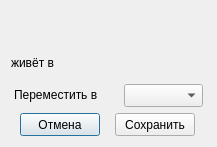
<?xml version="1.0" encoding="UTF-8"?>
<ui version="4.0">
 <class>relocationDialog</class>
 <widget class="QDialog" name="relocationDialog">
  <property name="geometry">
   <rect>
    <x>0</x>
    <y>0</y>
    <width>217</width>
    <height>147</height>
   </rect>
  </property>
  <property name="windowTitle">
   <string>Dialog</string>
  </property>
  <layout class="QVBoxLayout" name="verticalLayout_3">
   <item>
    <layout class="QVBoxLayout" name="verticalLayout_2">
     <item>
      <layout class="QVBoxLayout" name="verticalLayout">
       <item>
        <widget class="QLabel" name="habitantLabel">
         <property name="text">
          <string/>
         </property>
        </widget>
       </item>
       <item>
        <layout class="QHBoxLayout" name="horizontalLayout">
         <item>
          <widget class="QLabel" name="label">
           <property name="text">
            <string>живёт в </string>
           </property>
          </widget>
         </item>
         <item>
          <spacer name="horizontalSpacer">
           <property name="orientation">
            <enum>Qt::Horizontal</enum>
           </property>
           <property name="sizeHint" stdset="0">
            <size>
             <width>40</width>
             <height>20</height>
            </size>
           </property>
          </spacer>
         </item>
         <item>
          <widget class="QLabel" name="curRoomLabel">
           <property name="minimumSize">
            <size>
             <width>61</width>
             <height>16</height>
            </size>
           </property>
           <property name="text">
            <string/>
           </property>
          </widget>
         </item>
        </layout>
       </item>
       <item>
        <layout class="QHBoxLayout" name="horizontalLayout_2">
         <item>
          <widget class="QLabel" name="toRoomL">
           <property name="minimumSize">
            <size>
             <width>101</width>
             <height>16</height>
            </size>
           </property>
           <property name="maximumSize">
            <size>
             <width>101</width>
             <height>16</height>
            </size>
           </property>
           <property name="text">
            <string>Переместить в</string>
           </property>
          </widget>
         </item>
         <item>
          <widget class="QComboBox" name="roomNumBox">
           <property name="minimumSize">
            <size>
             <width>79</width>
             <height>23</height>
            </size>
           </property>
           <property name="maximumSize">
            <size>
             <width>79</width>
             <height>23</height>
            </size>
           </property>
          </widget>
         </item>
        </layout>
       </item>
      </layout>
     </item>
     <item>
      <layout class="QHBoxLayout" name="horizontalLayout_3">
       <item>
        <widget class="QPushButton" name="cancelButton">
         <property name="maximumSize">
          <size>
           <width>80</width>
           <height>23</height>
          </size>
         </property>
         <property name="text">
          <string>Отмена</string>
         </property>
        </widget>
       </item>
       <item>
        <widget class="QPushButton" name="saveButton">
         <property name="maximumSize">
          <size>
           <width>80</width>
           <height>23</height>
          </size>
         </property>
         <property name="text">
          <string>Сохранить</string>
         </property>
        </widget>
       </item>
      </layout>
     </item>
    </layout>
   </item>
  </layout>
 </widget>
 <resources/>
 <connections>
  <connection>
   <sender>saveButton</sender>
   <signal>clicked()</signal>
   <receiver>relocationDialog</receiver>
   <slot>accept()</slot>
   <hints>
    <hint type="sourcelabel">
     <x>279</x>
     <y>171</y>
    </hint>
    <hint type="destinationlabel">
     <x>170</x>
     <y>101</y>
    </hint>
   </hints>
  </connection>
  <connection>
   <sender>cancelButton</sender>
   <signal>clicked()</signal>
   <receiver>relocationDialog</receiver>
   <slot>reject()</slot>
   <hints>
    <hint type="sourcelabel">
     <x>189</x>
     <y>171</y>
    </hint>
    <hint type="destinationlabel">
     <x>170</x>
     <y>101</y>
    </hint>
   </hints>
  </connection>
 </connections>
</ui>
